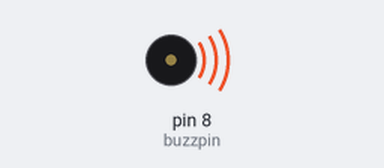
A sketch run on a simulated Arduino Uno, built with avr-gcc and run on an emulated ATmega328P. Shown: buzzer (waves = sounding).

Above: at 0.1 s.
Timing chart, 0 to 40.0 s (numbered marks = the images above):
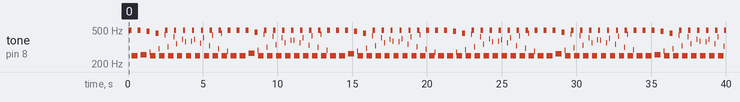

The sketch:

tutorial23.ino
```cpp
int buzzpin=8;
int dt1=1;
int dt2=2;
int j;
void setup()
{
  pinMode(buzzpin, OUTPUT);
}

void loop()
{
  for (j=1;j<=100;j++){
    digitalWrite(buzzpin,HIGH);
    delay(dt1);
    digitalWrite(buzzpin,LOW);
    delay(dt1);
  }
  for(j=1;j<=100;j++){
    digitalWrite(buzzpin,HIGH);
    delay(dt2);
    digitalWrite(buzzpin,LOW);
    delay(dt2);}

}
```

Measured:
- by itself, tone on pin 8 (buzzpin): plays 496 Hz for 0.20 s, 249 Hz for 0.40 s, 496 Hz for 0.20 s, 255 Hz for 0.40 s, 483 Hz for 0.20 s, 275 Hz for 0.04 s … (228 notes in this stretch)
